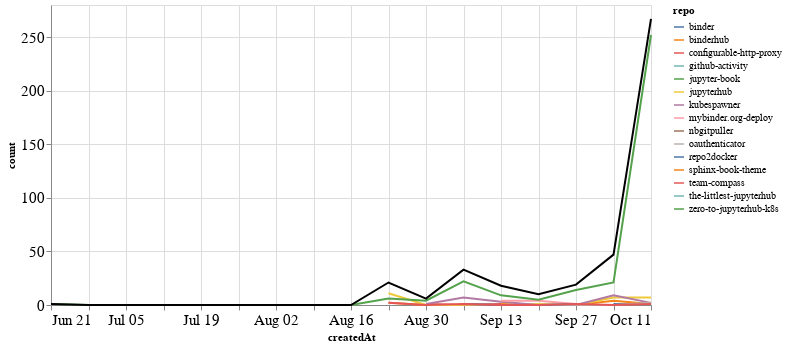

Write notebook code for a chart like this one.
### Markdown cell above
## Comments

### Code cell
comments_time = comments.groupby('repo').resample('W', on='createdAt').count()['author'].reset_index()
comments_time = comments_time.rename(columns={'author': 'count'})
comments_time_total = comments_time.groupby('createdAt').agg({"count": "sum"}).reset_index()
ch1 = alt.Chart(comments_time, width=600).mark_line().encode(
    x='createdAt',
    y='count',
    color='repo',
    tooltip="repo"
)

ch2 = alt.Chart(comments_time_total, width=600).mark_line(color="black").encode(
    x='createdAt',
    y='count',
)

ch1 + ch2

### Figure 1 — Vega-Lite specification as saved in the notebook (floating-point values rounded to 4 significant figures)
{"config": {"axisLeft": {"labelFontSize": 15}, "axisBottom": {"labelFontSize": 15}}, "layer": [{"data": {"name": "data-54328d9c288691389692019042f3f17f"}, "mark": "line", "encoding": {"color": {"type": "nominal", "field": "repo"}, "tooltip": {"type": "nominal", "field": "repo"}, "x": {"type": "temporal", "field": "createdAt"}, "y": {"type": "quantitative", "field": "count"}}, "width": 600}, {"data": {"name": "data-c551bce8d1d882c37bea584546132007"}, "mark": {"type": "line", "color": "black"}, "encoding": {"x": {"type": "temporal", "field": "createdAt"}, "y": {"type": "quantitative", "field": "count"}}, "width": 600}], "$schema": "https://vega.github.io/schema/vega-lite/v4.8.1.json", "datasets": {"data-54328d9c288691389692019042f3f17f": [{"repo": "binder", "createdAt": "2020-10-04T00:00:00", "count": 1}, {"repo": "binder", "createdAt": "2020-10-11T00:00:00", "count": 1}, {"repo": "binderhub", "createdAt": "2020-08-23T00:00:00", "count": 2}, {"repo": "binderhub", "createdAt": "2020-08-30T00:00:00", "count": 0}, {"repo": "binderhub", "createdAt": "2020-09-06T00:00:00", "count": 0}, {"repo": "binderhub", "createdAt": "2020-09-13T00:00:00", "count": 1}, {"repo": "binderhub", "createdAt": "2020-09-20T00:00:00", "count": 0}, {"repo": "binderhub", "createdAt": "2020-09-27T00:00:00", "count": 0}, {"repo": "binderhub", "createdAt": "2020-10-04T00:00:00", "count": 4}, {"repo": "binderhub", "createdAt": "2020-10-11T00:00:00", "count": 1}, {"repo": "configurable-http-proxy", "createdAt": "2020-08-30T00:00:00", "count": 1}, {"repo": "configurable-http-proxy", "createdAt": "2020-09-06T00:00:00", "count": 0}, {"repo": "configurable-http-proxy", "createdAt": "2020-09-13T00:00:00", "count": 1}, {"repo": "github-activity", "createdAt": "2020-10-11T00:00:00", "count": 1}, {"repo": "jupyter-book", "createdAt": "2020-10-04T00:00:00", "count": 2}, {"repo": "jupyterhub", "createdAt": "2020-08-23T00:00:00", "count": 11}, {"repo": "jupyterhub", "createdAt": "2020-08-30T00:00:00", "count": 0}, {"repo": "jupyterhub", "createdAt": "2020-09-06T00:00:00", "count": 0}, {"repo": "jupyterhub", "createdAt": "2020-09-13T00:00:00", "count": 0}, {"repo": "jupyterhub", "createdAt": "2020-09-20T00:00:00", "count": 1}, {"repo": "jupyterhub", "createdAt": "2020-09-27T00:00:00", "count": 0}, {"repo": "jupyterhub", "createdAt": "2020-10-04T00:00:00", "count": 7}, {"repo": "jupyterhub", "createdAt": "2020-10-11T00:00:00", "count": 7}, {"repo": "kubespawner", "createdAt": "2020-08-30T00:00:00", "count": 1}, {"repo": "kubespawner", "createdAt": "2020-09-06T00:00:00", "count": 7}, {"repo": "kubespawner", "createdAt": "2020-09-13T00:00:00", "count": 3}, {"repo": "kubespawner", "createdAt": "2020-09-20T00:00:00", "count": 0}, {"repo": "kubespawner", "createdAt": "2020-09-27T00:00:00", "count": 0}, {"repo": "kubespawner", "createdAt": "2020-10-04T00:00:00", "count": 9}, {"repo": "kubespawner", "createdAt": "2020-10-11T00:00:00", "count": 2}, {"repo": "mybinder.org-deploy", "createdAt": "2020-09-13T00:00:00", "count": 4}, {"repo": "mybinder.org-deploy", "createdAt": "2020-09-20T00:00:00", "count": 4}, {"repo": "mybinder.org-deploy", "createdAt": "2020-09-27T00:00:00", "count": 1}, {"repo": "nbgitpuller", "createdAt": "2020-10-04T00:00:00", "count": 3}, {"repo": "oauthenticator", "createdAt": "2020-09-06T00:00:00", "count": 1}, {"repo": "oauthenticator", "createdAt": "2020-09-13T00:00:00", "count": 0}, {"repo": "oauthenticator", "createdAt": "2020-09-20T00:00:00", "count": 0}, {"repo": "oauthenticator", "createdAt": "2020-09-27T00:00:00", "count": 0}, {"repo": "oauthenticator", "createdAt": "2020-10-04T00:00:00", "count": 0}, {"repo": "oauthenticator", "createdAt": "2020-10-11T00:00:00", "count": 2}, {"repo": "repo2docker", "createdAt": "2020-09-06T00:00:00", "count": 1}, {"repo": "repo2docker", "createdAt": "2020-09-13T00:00:00", "count": 0}, {"repo": "repo2docker", "createdAt": "2020-09-20T00:00:00", "count": 0}, {"repo": "repo2docker", "createdAt": "2020-09-27T00:00:00", "count": 1}, {"repo": "sphinx-book-theme", "createdAt": "2020-09-27T00:00:00", "count": 2}, {"repo": "team-compass", "createdAt": "2020-08-23T00:00:00", "count": 2}, {"repo": "team-compass", "createdAt": "2020-08-30T00:00:00", "count": 0}, {"repo": "team-compass", "createdAt": "2020-09-06T00:00:00", "count": 1}, {"repo": "team-compass", "createdAt": "2020-09-13T00:00:00", "count": 0}, {"repo": "team-compass", "createdAt": "2020-09-20T00:00:00", "count": 0}, {"repo": "team-compass", "createdAt": "2020-09-27T00:00:00", "count": 1}, {"repo": "team-compass", "createdAt": "2020-10-04T00:00:00", "count": 0}, {"repo": "team-compass", "createdAt": "2020-10-11T00:00:00", "count": 1}, {"repo": "the-littlest-jupyterhub", "createdAt": "2020-09-06T00:00:00", "count": 1}, {"repo": "zero-to-jupyterhub-k8s", "createdAt": "2020-06-21T00:00:00", "count": 1}, {"repo": "zero-to-jupyterhub-k8s", "createdAt": "2020-06-28T00:00:00", "count": 0}, {"repo": "zero-to-jupyterhub-k8s", "createdAt": "2020-07-05T00:00:00", "count": 0}, {"repo": "zero-to-jupyterhub-k8s", "createdAt": "2020-07-12T00:00:00", "count": 0}, {"repo": "zero-to-jupyterhub-k8s", "createdAt": "2020-07-19T00:00:00", "count": 0}, {"repo": "zero-to-jupyterhub-k8s", "createdAt": "2020-07-26T00:00:00", "count": 0}, {"repo": "zero-to-jupyterhub-k8s", "createdAt": "2020-08-02T00:00:00", "count": 0}, {"repo": "zero-to-jupyterhub-k8s", "createdAt": "2020-08-09T00:00:00", "count": 0}, {"repo": "zero-to-jupyterhub-k8s", "createdAt": "2020-08-16T00:00:00", "count": 0}, {"repo": "zero-to-jupyterhub-k8s", "createdAt": "2020-08-23T00:00:00", "count": 6}, {"repo": "zero-to-jupyterhub-k8s", "createdAt": "2020-08-30T00:00:00", "count": 4}, {"repo": "zero-to-jupyterhub-k8s", "createdAt": "2020-09-06T00:00:00", "count": 22}, {"repo": "zero-to-jupyterhub-k8s", "createdAt": "2020-09-13T00:00:00", "count": 9}, {"repo": "zero-to-jupyterhub-k8s", "createdAt": "2020-09-20T00:00:00", "count": 5}, {"repo": "zero-to-jupyterhub-k8s", "createdAt": "2020-09-27T00:00:00", "count": 14}, {"repo": "zero-to-jupyterhub-k8s", "createdAt": "2020-10-04T00:00:00", "count": 21}, {"repo": "zero-to-jupyterhub-k8s", "createdAt": "2020-10-11T00:00:00", "count": 252}], "data-c551bce8d1d882c37bea584546132007": [{"createdAt": "2020-06-21T00:00:00", "count": 1}, {"createdAt": "2020-06-28T00:00:00", "count": 0}, {"createdAt": "2020-07-05T00:00:00", "count": 0}, {"createdAt": "2020-07-12T00:00:00", "count": 0}, {"createdAt": "2020-07-19T00:00:00", "count": 0}, {"createdAt": "2020-07-26T00:00:00", "count": 0}, {"createdAt": "2020-08-02T00:00:00", "count": 0}, {"createdAt": "2020-08-09T00:00:00", "count": 0}, {"createdAt": "2020-08-16T00:00:00", "count": 0}, {"createdAt": "2020-08-23T00:00:00", "count": 21}, {"createdAt": "2020-08-30T00:00:00", "count": 6}, {"createdAt": "2020-09-06T00:00:00", "count": 33}, {"createdAt": "2020-09-13T00:00:00", "count": 18}, {"createdAt": "2020-09-20T00:00:00", "count": 10}, {"createdAt": "2020-09-27T00:00:00", "count": 19}, {"createdAt": "2020-10-04T00:00:00", "count": 47}, {"createdAt": "2020-10-11T00:00:00", "count": 267}]}}
